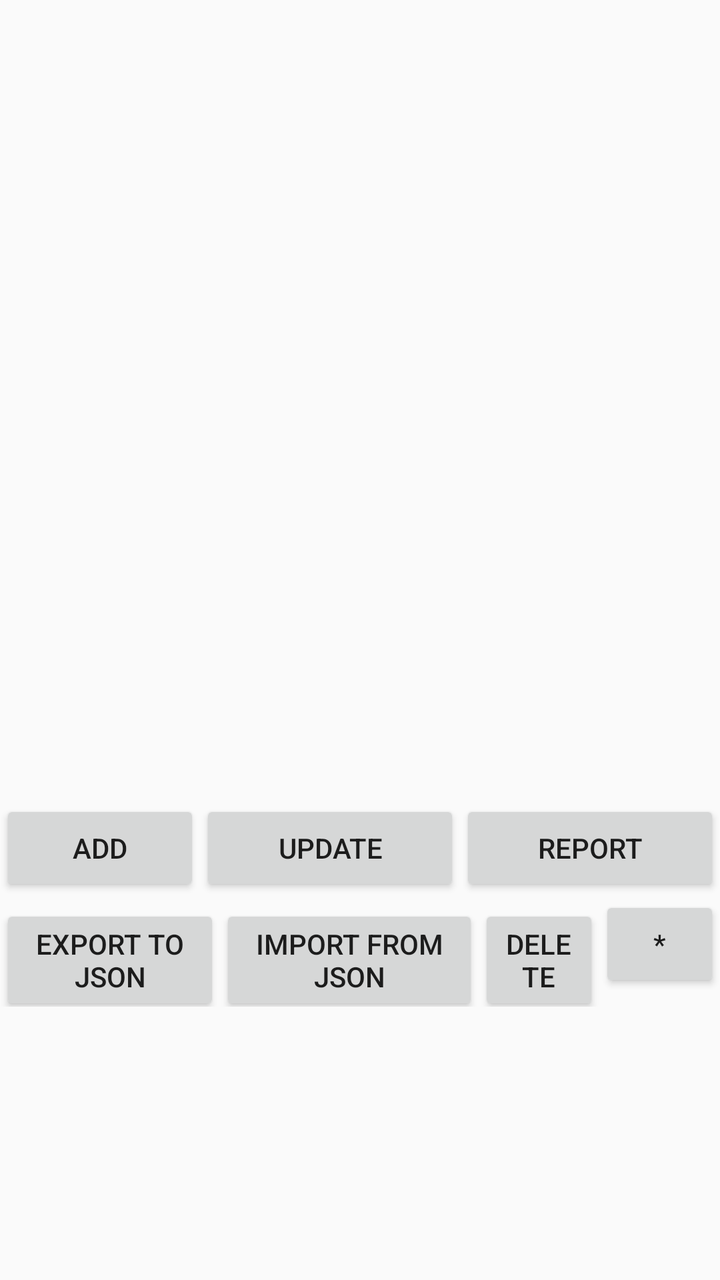
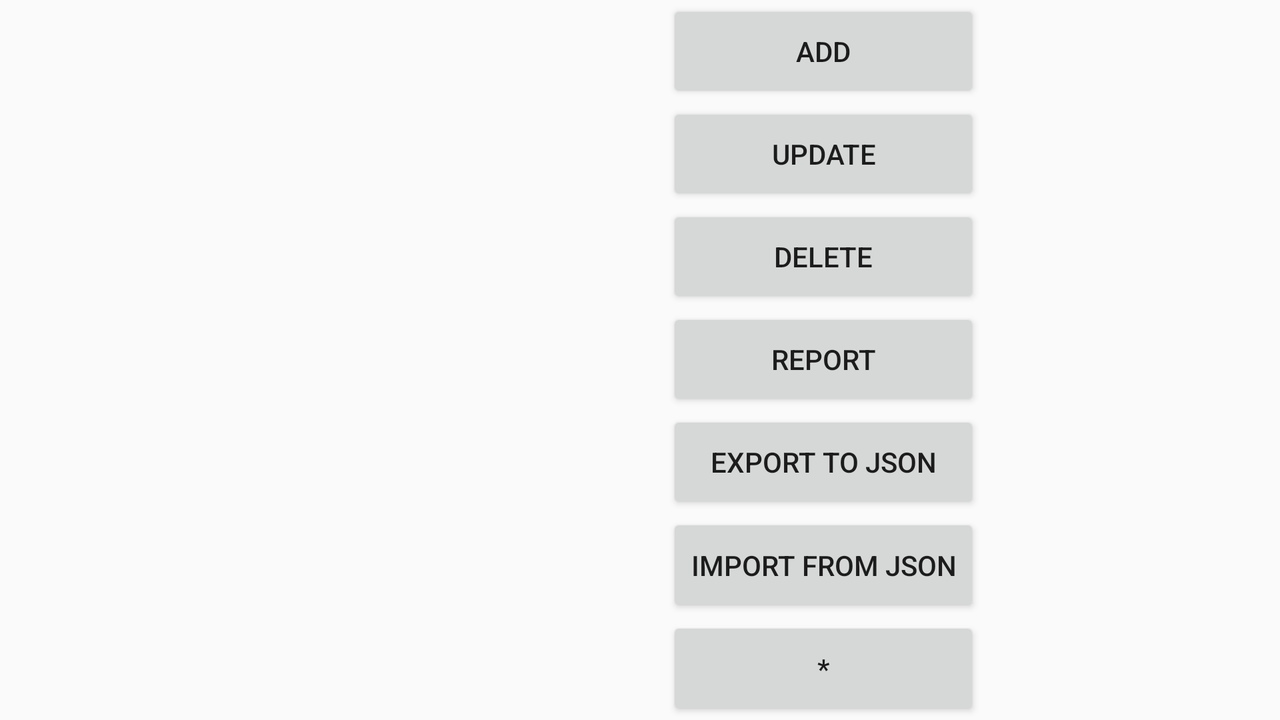

The same Android screen from two of the app's own layout files: first res/layout/ as a phone draws it, then the repository's variant for another configuration, drawn on a device whose configuration selects that folder. Both files follow.
<!-- AndroidManifest.xml: activity theme Theme.MyApplication -->
<!-- res/layout/activity_main.xml -->
<?xml version="1.0" encoding="utf-8"?>

<LinearLayout xmlns:android="http://schemas.android.com/apk/res/android"
    xmlns:app="http://schemas.android.com/apk/res-auto"
    xmlns:tools="http://schemas.android.com/tools"
    android:id="@+id/main"
    android:layout_width="match_parent"
    android:layout_height="match_parent"
    android:orientation="vertical"
    app:layoutDescription="@xml/activity_main_scene"
    tools:context=".MainActivity" >

    <androidx.fragment.app.FragmentContainerView
        android:id="@+id/fragmentContainer"
        android:layout_width="match_parent"
        android:layout_height="wrap_content"
        tools:layout="@layout/fragment_update" />

    <ListView
        android:id="@+id/listView"
        android:layout_width="wrap_content"
        android:layout_height="1200px"
        android:choiceMode="singleChoice"
        android:listSelector="@android:color/darker_gray">

    </ListView>

    <LinearLayout
        android:layout_width="match_parent"
        android:layout_height="wrap_content"
        android:orientation="horizontal">

        <Button
            android:id="@+id/btnAdd"
            android:layout_width="300px"
            android:layout_height="wrap_content"
            android:text="@string/nameBtnAdd" />

        <Button
            android:id="@+id/btnUpd"
            android:layout_width="wrap_content"
            android:layout_height="wrap_content"
            android:layout_weight="1"
            android:text="@string/nameBtnUpd" />

        <Button
            android:id="@+id/btnReport"
            android:layout_width="wrap_content"
            android:layout_height="wrap_content"
            android:layout_weight="1"
            android:text="@string/nameBtnReport" />

    </LinearLayout>

    <LinearLayout
        android:layout_width="wrap_content"
        android:layout_height="wrap_content"
        android:orientation="horizontal">

        <Button
            android:id="@+id/btnExport"
            android:layout_width="wrap_content"
            android:layout_height="wrap_content"
            android:layout_weight="1"
            android:text="@string/nameBtnExport" />

        <Button
            android:id="@+id/btnImport"
            android:layout_width="wrap_content"
            android:layout_height="wrap_content"
            android:layout_weight="1"
            android:text="@string/nameBtnImport" />

        <Button
            android:id="@+id/btnDel"
            android:layout_width="wrap_content"
            android:layout_height="wrap_content"
            android:layout_weight="1"
            android:text="@string/nameBtnDel" />

        <Button
            android:id="@+id/btnRefresh"
            android:layout_width="wrap_content"
            android:layout_height="wrap_content"
            android:layout_weight="1"
            android:text="*" />
    </LinearLayout>

</LinearLayout>
<!-- res/layout/fragment_update.xml (included above) -->
<?xml version="1.0" encoding="utf-8"?>

<LinearLayout xmlns:android="http://schemas.android.com/apk/res/android"
    xmlns:tools="http://schemas.android.com/tools"
    android:layout_width="match_parent"
    android:layout_height="match_parent"
    android:orientation="vertical"
    tools:context=".UpdateFragment" >

    <com.google.android.material.textfield.TextInputEditText
        android:id="@+id/textInputName"
        android:layout_width="match_parent"
        android:layout_height="wrap_content"
        android:hint="insert a name" />

    <com.google.android.material.textfield.TextInputEditText
        android:id="@+id/textInputTour"
        android:layout_width="match_parent"
        android:layout_height="wrap_content"
        android:hint="insert a tour" />

    <Button
        android:id="@+id/btnSubmit"
        android:layout_width="match_parent"
        android:layout_height="wrap_content"
        android:text="submit" />
</LinearLayout>
<!-- resources referenced by this layout -->
<resources>
  <string name="nameBtnAdd">Add</string>
  <string name="nameBtnDel">Delete</string>
  <string name="nameBtnExport">Export to JSON</string>
  <string name="nameBtnImport">Import from JSON</string>
  <string name="nameBtnReport">Report</string>
  <string name="nameBtnUpd">Update</string>
  <style name="Theme.MyApplication" parent="Theme.AppCompat.Light.DarkActionBar" />
</resources>
<!-- res/layout-land/activity_main.xml (the repository's variant of the layout above) -->
<!-- drawn on the phone turned sideways -->
<?xml version="1.0" encoding="utf-8"?>

<LinearLayout xmlns:android="http://schemas.android.com/apk/res/android"
    android:layout_width="match_parent"
    android:layout_height="match_parent"
    xmlns:tools="http://schemas.android.com/tools">

    <ListView
        android:id="@+id/listView"
        android:layout_width="1000px"
        android:layout_height="match_parent" />

    <LinearLayout
        android:layout_width="wrap_content"
        android:layout_height="match_parent"
        android:orientation="vertical">

        <Button
            android:id="@+id/btnAdd"
            android:layout_width="match_parent"
            android:layout_height="wrap_content"
            android:layout_weight="1"
            android:text="@string/nameBtnAdd" />

        <Button
            android:id="@+id/btnUpd"
            android:layout_width="match_parent"
            android:layout_height="wrap_content"
            android:layout_weight="1"
            android:text="@string/nameBtnUpd" />

        <Button
            android:id="@+id/btnDel"
            android:layout_width="match_parent"
            android:layout_height="wrap_content"
            android:layout_weight="1"
            android:text="@string/nameBtnDel" />

        <Button
            android:id="@+id/btnReport"
            android:layout_width="match_parent"
            android:layout_height="wrap_content"
            android:layout_weight="1"
            android:text="@string/nameBtnReport" />

        <Button
            android:id="@+id/btnExport"
            android:layout_width="match_parent"
            android:layout_height="wrap_content"
            android:layout_weight="1"
            android:text="@string/nameBtnExport" />

        <Button
            android:id="@+id/btnImport"
            android:layout_width="match_parent"
            android:layout_height="wrap_content"
            android:layout_weight="1"
            android:text="@string/nameBtnImport" />

        <Button
            android:id="@+id/btnRefresh"
            android:layout_width="match_parent"
            android:layout_height="wrap_content"
            android:layout_weight="1"
            android:text="*" />
    </LinearLayout>

    <androidx.fragment.app.FragmentContainerView
        android:id="@+id/fragmentContainer"
        android:layout_width="wrap_content"
        android:layout_height="wrap_content"
        android:layout_weight="1"
        tools:layout="@layout/fragment_update"/>
</LinearLayout>
